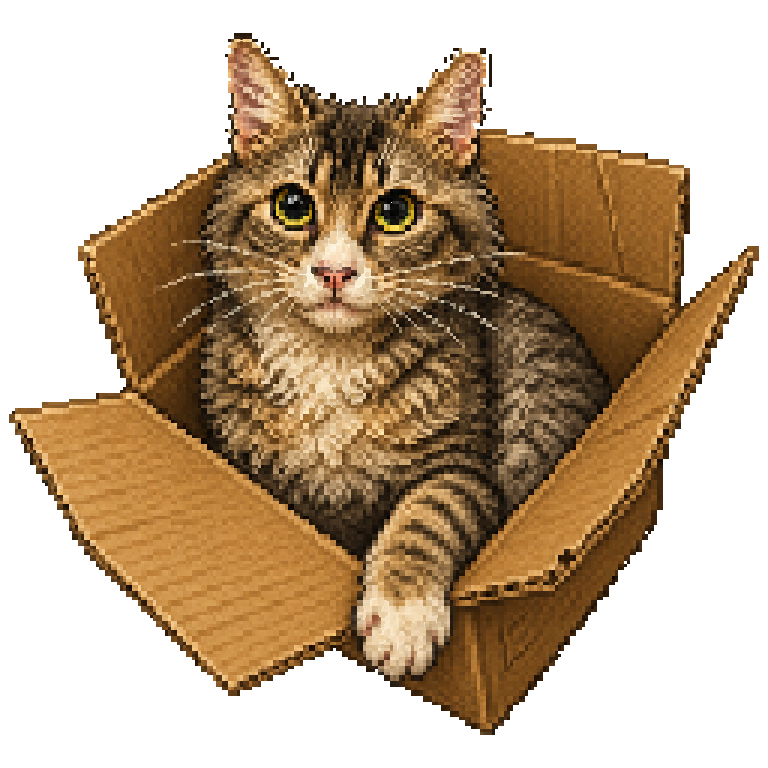
#> input picture assets/reference/splash_cutout_box_dobby.png, 768 x 768 px
$ python -i knockout_black_bg_safe.py   (imports and definitions only)
#> lines starting #> are read from the running program, lines starting #| are printed output that depends on the picture; after the words box and inside, x2 and y2 are one past the last pixel; in counts of white or black regions, pixels touching at a corner belong together
#> further down, picture is the input picture: PIL image 768x768 RGBA; mean R, G, B, A 77, 55.4, 30.5, 138.1
"""Safe black-bg knockout: trim outer plate, keep dark clothing.

1) Seed non-plate content
2) Morphological CLOSE (equal dilate/erode) so black clothes fill without
   growing a black halo
3) Clear near-black only outside that protect mask
4) Edge-flood remaining plate from the border (cannot enter protect)
5) Strip thin black fringe crumbs touching clear
"""

from __future__ import annotations

from collections import deque
from pathlib import Path

import numpy as np
from PIL import Image, ImageFilter

ROOT = Path(__file__).resolve().parents[1]
SPRITES = ROOT / "assets" / "sprites"
CURSOR = Path(r"C:\Users\Dad\.cursor\projects\c-Users-Dad-Documents-DobbyCatRomGame\assets")
PREVIEW = ROOT / "assets" / "reference" / "alpha_preview"

NAMES = [
    "player_dobby_bee.png",
    "player_dobby_cape.png",
    "player_dobby_cute.png",
    "player_dobby_dino.png",
    "player_dobby_hi_vis.png",
    "player_dobby_hoodie_green.png",
    "player_dobby_octopus.png",
    "player_dobby_pickle.png",
    "player_dobby_thriller.png",
    "enemy_boss_nana.png",
    "enemy_boss_parent_a.png",
    "enemy_boss_parent_b.png",
]


# [21 lines left out: function process_to_square_black, not called in this run]


def _morph_close(mask_bool: np.ndarray, radius: int) -> np.ndarray:
    img = Image.fromarray((mask_bool.astype(np.uint8) * 255))
    for _ in range(radius):
        img = img.filter(ImageFilter.MaxFilter(3))
    for _ in range(radius):
        img = img.filter(ImageFilter.MinFilter(3))
    return np.asarray(img) > 127


def _morph_dilate(mask_bool: np.ndarray, radius: int) -> np.ndarray:
    img = Image.fromarray((mask_bool.astype(np.uint8) * 255))
    for _ in range(radius):
        img = img.filter(ImageFilter.MaxFilter(3))
    return np.asarray(img) > 127


def knockout_black_safe(im: Image.Image) -> Image.Image:
    im = im.convert("RGBA")
    arr = np.asarray(im).copy()
    h, w = arr.shape[:2]
#> h = 768; w = 768
    rgb = arr[:, :, :3].astype(np.int16)
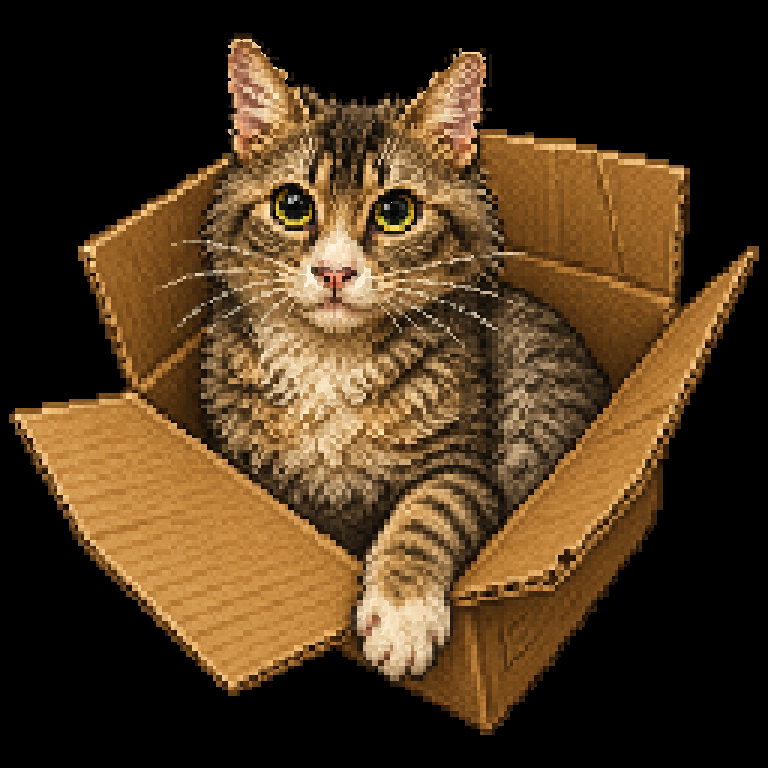
#> rgb: shape (768, 768, 3) int16; mean R, G, B 77, 55.4, 30.5
    lu = 0.299 * rgb[:, :, 0] + 0.587 * rgb[:, :, 1] + 0.114 * rgb[:, :, 2]
    sat = rgb.max(axis=2) - rgb.min(axis=2)
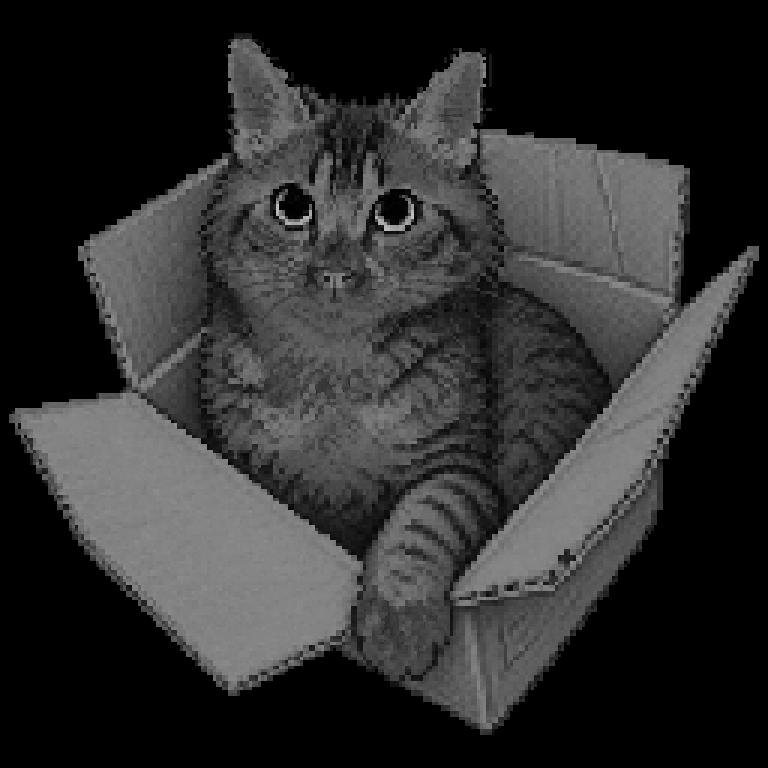
#> sat: shape (768, 768) int16; min 0, max 191, mean 46.5

    plate = (lu <= 20) & (sat <= 24)
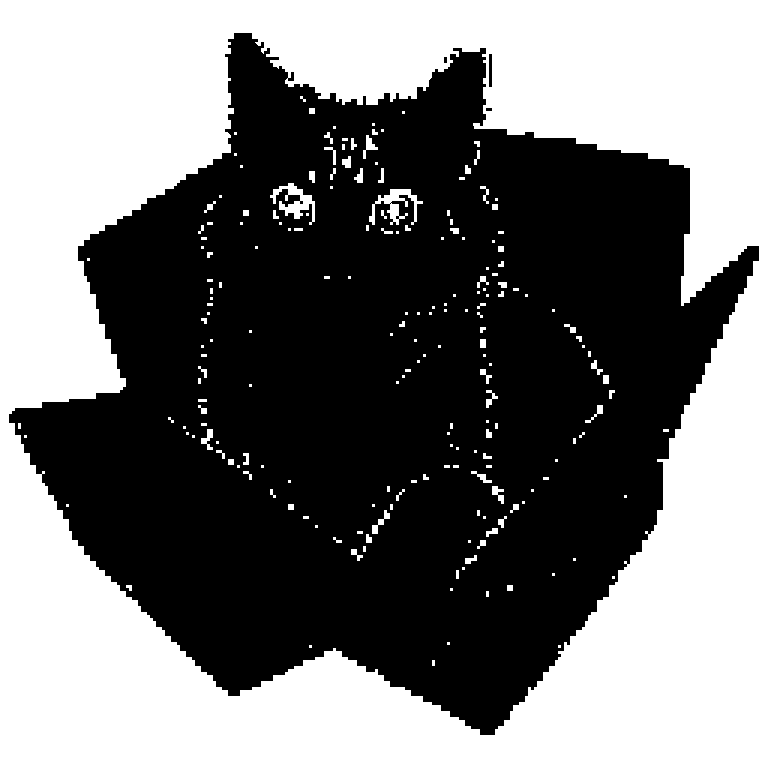
#> plate: shape (768, 768) bool; 47% white; 201 white regions (126 under 20 px), largest, box (x1, y1, x2, y2) and area: (0, 0, 768, 768) 270548, (369, 189, 423, 225) 733, (270, 183, 315, 225) 729
    seed = (lu > 22) | (sat > 28)
#> seed: shape (768, 768) bool; 52.7% white; 237 black regions (157 under 20 px), largest, box (x1, y1, x2, y2) and area: (0, 0, 768, 768) 270611, (366, 189, 423, 231) 878, (270, 183, 315, 225) 765
    # Pull in black outline / adjacent dark clothing (1–2px) before close.
    seed = seed | (plate & _morph_dilate(seed, 2))
#> in _morph_dilate, `return np.asarray(img) > 127`: returned value: shape (768, 768) bool; 55.3% white; 68 black regions (62 under 20 px), largest, box (x1, y1, x2, y2) and area: (0, 0, 768, 768) 262881, (281, 197, 310, 217) 148, (380, 191, 409, 202) 98, (392, 206, 397, 223) 64, (290, 185, 301, 193) 43, (368, 140, 376, 148) 28
#> seed: shape (768, 768) bool; 55% white; 214 black regions (195 under 20 px), largest, box (x1, y1, x2, y2) and area: (0, 0, 768, 768) 262881, (281, 197, 310, 219) 171, (380, 191, 409, 202) 104
    # Equal close: fill interior black clothes without net halo growth.
    protect = _morph_close(seed, 14)
#> after the loop in _morph_close, `for _ in range(radius):`:
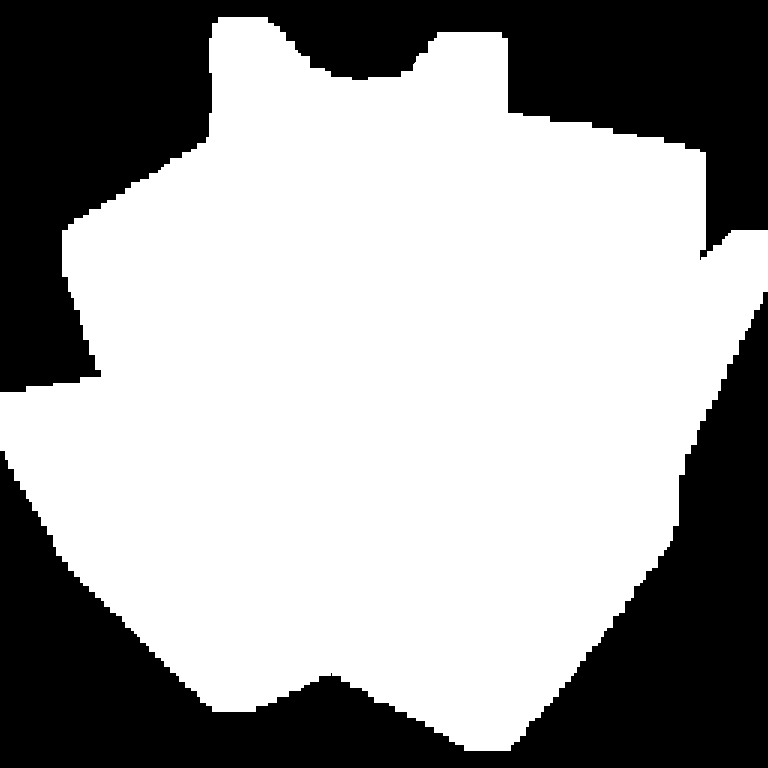
#> img: PIL image 768x768 L; 63.4% white; 2 black regions, box (x1, y1, x2, y2) and area: (0, 292, 768, 768) 108168, (0, 0, 768, 392) 107727
#> after the loop in _morph_close, `for _ in range(radius):`:
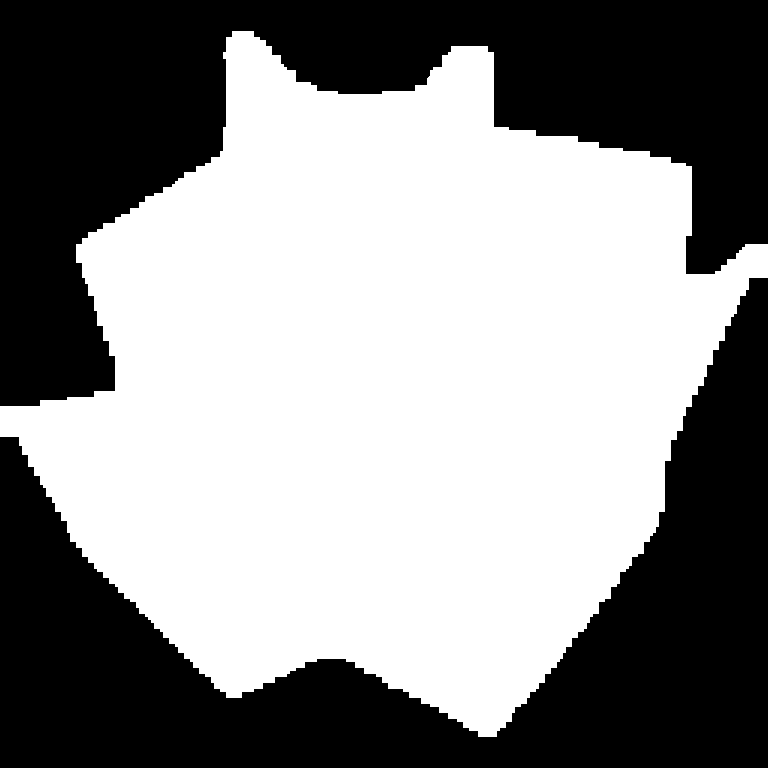
#> img: PIL image 768x768 L; 55.8% white; 2 black regions, box (x1, y1, x2, y2) and area: (0, 278, 768, 768) 130638, (0, 0, 768, 406) 130239

    clear = plate & (~protect)

    # Edge-flood any leftover plate from the border; never enter protect.
    visited = np.zeros((h, w), dtype=bool)
    q: deque[tuple[int, int]] = deque()
    for x in range(w):
        for y in (0, h - 1):
            if plate[y, x] and not protect[y, x]:
                visited[y, x] = True
                q.append((x, y))
#> visited: shape (768, 768) bool; 0.26% white in thin lines or dots
    for y in range(h):
        for x in (0, w - 1):
            if plate[y, x] and not protect[y, x] and not visited[y, x]:
                visited[y, x] = True
                q.append((x, y))
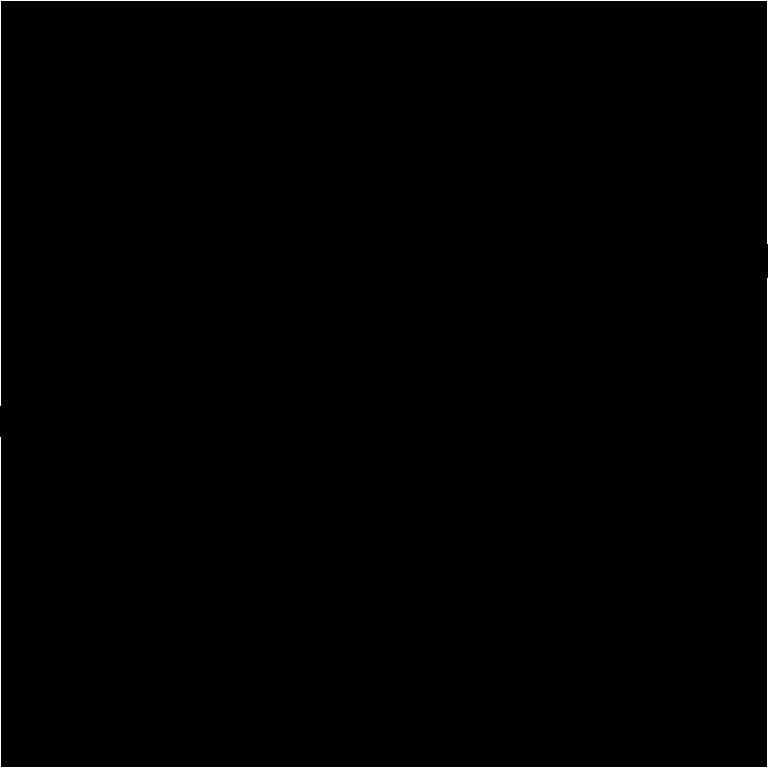
#> visited: shape (768, 768) bool; 0.51% white in thin lines or dots
    while q:
        x, y = q.popleft()
        for nx, ny in ((x - 1, y), (x + 1, y), (x, y - 1), (x, y + 1)):
            if 0 <= nx < w and 0 <= ny < h and not visited[ny, nx]:
                if plate[ny, nx] and not protect[ny, nx]:
                    visited[ny, nx] = True
                    q.append((nx, ny))
    clear |= visited

    arr[clear, 3] = 0
    arr[clear, 0:3] = 0

    # Strip thin black fringe: plate-ish opaque pixels with many clear neighbors.
    alpha = arr[:, :, 3].copy()
#> alpha: shape (768, 768); 54.1% white; 1 black region, box (x1, y1, x2, y2) and area: (0, 0, 768, 768) 270503
    for _ in range(2):
        clear_n = np.zeros((h, w), dtype=np.uint8)
        for dy in (-1, 0, 1):
            for dx in (-1, 0, 1):
                if dx == 0 and dy == 0:
                    continue
                rolled = np.roll(np.roll(alpha < 8, dy, 0), dx, 1)
                clear_n += rolled.astype(np.uint8)
        fringe = (alpha > 200) & plate & (clear_n >= 3) & (~protect)
        # Also allow fringe cleanup on protect border if clearly plate crumbs
        border_fringe = (alpha > 200) & plate & (clear_n >= 5)
        kill = fringe | border_fringe
        alpha[kill] = 0
        arr[kill, 0:3] = 0
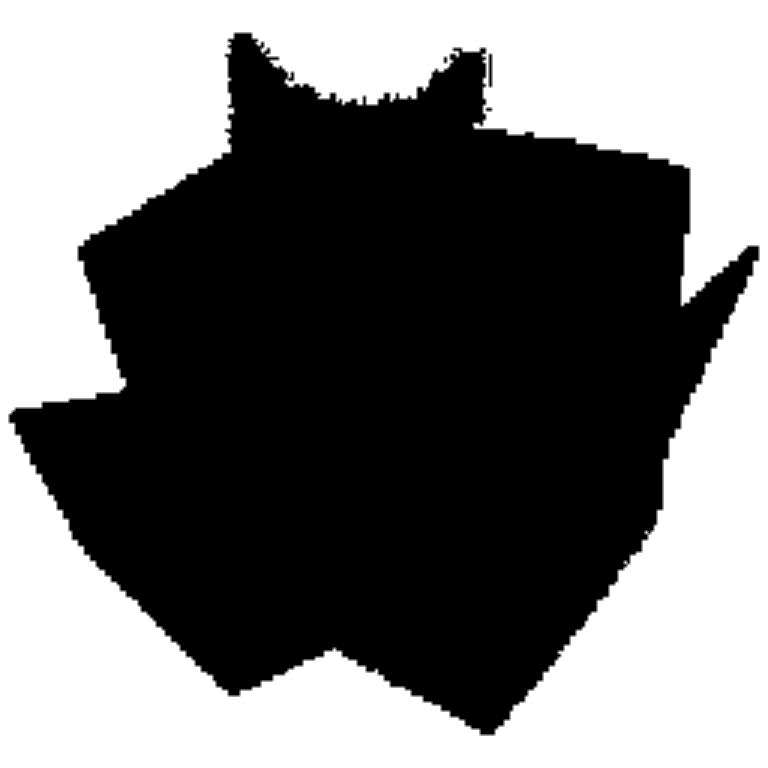
#> clear_n: shape (768, 768); min 0, max 8, mean 3.67; drawn with min black and max white
    alpha = np.where(alpha < 40, 0, np.where(alpha > 210, 255, alpha)).astype(np.uint8)
    arr[:, :, 3] = alpha
    return Image.fromarray(arr, "RGBA")


# [26 lines left out: function main, not called in this run]


# [2 lines not run here, left out]

>>> from PIL import Image
>>> picture = Image.open('../assets/reference/splash_cutout_box_dobby.png')
>>> result = knockout_black_safe(picture)
